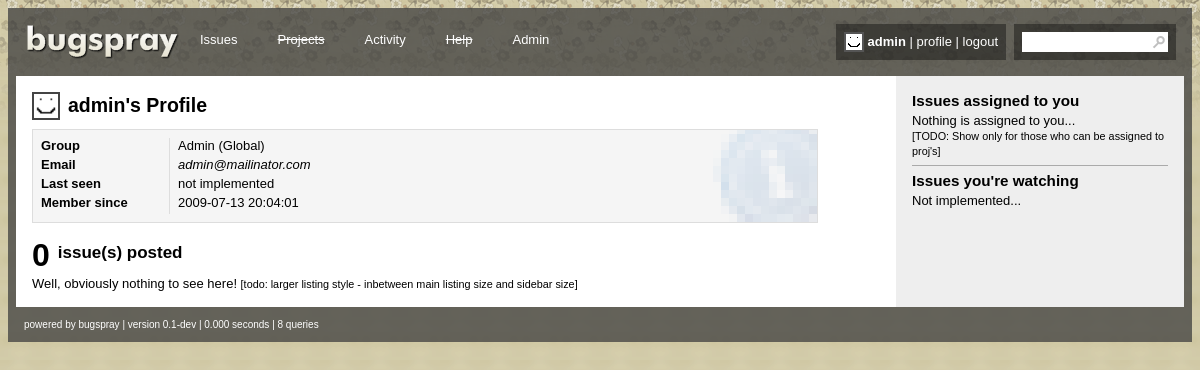
Page /app/profile.php?u=1 (signed in) on the committed database.
### tables this page shows
CREATE TABLE IF NOT EXISTS `users` (
  `id` int(11) NOT NULL AUTO_INCREMENT,
  `username` varchar(24) NOT NULL,
  `displayname` varchar(24) NOT NULL,
  `password` varchar(128) NOT NULL,
  `password_salt` varchar(128) NOT NULL,
  `group` int(11) NOT NULL DEFAULT '1',
  `when_registered` datetime NOT NULL,
  `banned` tinyint(1) NOT NULL DEFAULT '0',
  `email` varchar(128) NOT NULL,
  `email_show` tinyint(1) NOT NULL DEFAULT '0',
  `website` varchar(128) NOT NULL,
  `avatar_type` int(11) NOT NULL,
  `avatar_location` varchar(128) NOT NULL,
  `num_posted_issues` int(11) NOT NULL,
  `num_posted_comments` int(11) NOT NULL,
  PRIMARY KEY (`id`)
);

CREATE TABLE IF NOT EXISTS `groups` (
  `id` int(11) NOT NULL AUTO_INCREMENT,
  `name` varchar(20) NOT NULL,
  `global_admin` tinyint(1) NOT NULL,
  PRIMARY KEY (`id`)
);

### app/profile.php (the view, shortened to what this page needs)
<?php
include("functions.php");
template_top('account');
$id = escape_smart($_GET['u']);
$profile = db_query_single("SELECT users.*, groups.name AS group_name FROM users LEFT JOIN groups ON groups.id = users.group WHERE users.id = '$id'");
?>
<header id="profile_header">
	<div class="avatar_large">
		<img src="<?php echo getav($id); ?>" />
	</div>
	<div class="heading">
		<h2><?php echo $profile['username']; ?>'s Profile</h2>
	</div>
</header>
<section id="profile_overview">
	<dl id="profile_listing" class="ibox_details">
		<dt>Group</dt>
			<dd>
				<?php echo $profile['group_name']; ?>
			</dd>
		<dt>Email</dt>
			<dd>
				<?php
					if ($profile['email_show'] || isadmin())
					{
						if (!$profile['email_show'])
						{
							echo '<span style="font-style:italic;">'.$profile['email'].'</span>';
						}
						else
						{
							echo $profile['email'];
						}
					}
					else
					{
						echo '<span style="font-style:italic;">(hidden)</span>';
					}
				?>
			</dd>
		<dt>Last seen</dt>
			<dd>
				not implemented
			</dd>
		<dt>Member since</dt>
			<dd>
				<?php echo timehtml5($profile['when_registered']); ?>
			</dd>
	</dl>
</section>
<section id="profile_issues">
	<header>
		<h3>
			<span class="label">Issue(s) posted</span>
			<span class="num"><?php echo $profile['num_posted_issues']; ?></span>
		</h3>
	</header>
	<?php
	$result_issues_profile = db_query("SELECT * FROM issues WHERE author = '$id' ORDER BY num_comments DESC");
	if (mysql_num_rows($result_issues_profile) > 0)
	{
		echo '<div style="font-size:12px;">';
		while ($issue_profile = mysql_fetch_array($result_issues_profile))
		{
			echo '
			<div class="fl" style="background:#ddd;font-weight:bold;padding:4px 6px;width:16px;text-align:center;margin-right:8px;">'.$issue_profile['num_comments'].'</div>
			<div class="fl" style="margin-top:4px;"><a href="view_issue.php?id='.$issue_profile['id'].'">'.$issue_profile['name'].'</a></div>';
		}
		echo '<div class="fc"></div>
		</div>';
	}
	else
	{
		echo 'Well, obviously nothing to see here!';
	}
	?>
	<small>[todo: larger listing style - inbetween main listing size and sidebar size]</small>
</section>
<?php
template_bottom();
?>

### app/template.php (shortened to what this page needs)
<?php
function template_top($hi)
{
?>
<!DOCTYPE html>
<html lang="en">
	<head>
		<link rel="stylesheet" type="text/css" href="img/style.css" />
	</head>
	<body>
		<div id="global_wrapper">
			<header id="header">
				<hgroup class="logo">
					<h1><a href="index.php"><img src="img/logo.png" alt="bugspray" /></a></h1>
				</hgroup>
				<nav>
					<ul>
						<?php
						$menu = array(
							array(
								'id' => 'issues',
								'name' => 'Issues',
								'url' => 'index.php'
							),
							array(
								'id' => 'projects',
								'name' => 'Projects'
							),
							array(
								'id' => 'activity',
								'name' => 'Activity',
								'url' => 'activity.php'
							),
							array(
								'id' => 'help',
								'name' => 'Help'
							),
							array(
								'id' => 'admin',
								'name' => 'Admin',
								'show' => isadmin(),
								'url' => 'admin.php'
							),
						);
						foreach ($menu as $link)
						{
							echo '<li id="menu_'.$link['id'].'"'.($hi==$link['id']?' class="sel"':'').'><a href="'.(isset($link['url'])?$link['url']:'javascript:void(0)').'">'.(isset($link['url'])?'':'<s>').''.$link['name'].''.(isset($link['url'])?'':'</s>').'</a></li>';
						}
						?>
					</ul>
				</nav>
				<form id="search_wrapper">
					<input type="text" name="search" />
				</form>
				<div id="user_wrapper">
					<div id="user_left">
						<div class="avatar">
							<?php echo '<img src="'.(isloggedin()?getav($_SESSION['uid']):'img/guest.png').'" alt="" />'; ?>
						</div>
					</div>
					<div id="user_right">
						<?php
						if (isloggedin())
							echo '<b>'.$_SESSION['username'].'</b> | <a href="profile.php">profile</a> | <a href="user_logout.php">logout</a>';
						else
							echo '<b>Guest</b> | <a href="user_login.php">login</a> | <a href="user_register.php">register</a>';
						?>
					</div>
				</div>
			</header>
			<div id="content_wrap">
				<section id="content">
<?php
}
function template_bottom()
{
?>
				</section>
			</div>
			<aside id="sidebar">
			</aside>
			<footer id="footer">
				powered by bugspray | version 0.1-dev | <?php  echo footerinfo('time').' | '.footerinfo('queries'); ?>
			</footer>
		</div>
	</body>
</html>
<?php
}
function template_sidebar()
{
	include("sidebar.php");
}
?>

### app/functions.php (shortened to what this page needs)
<?php
$starttime = explode(' ', microtime());
$starttime = $starttime[1] + $starttime[0];
include("template.php");
function db_query($query)
{
	$result = mysql_query($query);
	return $result;
}
function db_query_single($query)
{
	$array = mysql_fetch_array(db_query($query." LIMIT 1"));
	return $array;
}
function query_uid($id)
{
	global $queries_uid;
	if (!$queries_uid[$id])
	{
		$queries_uid[$id] = db_query_single("SELECT * FROM users WHERE id = $id");
	}
	return $queries_uid[$id];
}
function getav($id)
{
	$q = query_uid($id);
	return $q['avatar_location'];
}
function isexistinguser($uname,$pwd)
{
	$uname = escape_smart($uname);
	$result = db_query("SELECT * FROM users WHERE username = '$uname'");
	$hit = 0;
	$rowcounted = false;
	$salt = '';
	while($row = mysql_fetch_array($result))
	{
		$salt = $row['password_salt'];
		if (!$rowcounted && $hit != -1)
		{
			if ($uname == $row['username'])
			{
				$hit = 2;
			}
		}
		else
		{
			$hit = -1;
		}
		$uid = $row['id'];
	}
	return array('hit'=>$hit,'salt'=>$salt,'uid'=>$uid);
}
function isloggedin()
{
	$sessionactive = isset($_SESSION['username']) && isset($_SESSION['password']) && isset($_SESSION['uid']);
	if ($sessionactive)
	{
		if (isexistinguser($_SESSION['username'], $_SESSION['password']) == 2)
		{
			unset($_SESSION['username']);
			unset($_SESSION['password']);
			unset($_SESSION['uid']);
			return false;
		}
		else
		{
			return true;
		}
	}
	else
	{
		return false;
	}
}
function genpass($salt,$pwd)
{
    return hash('whirlpool',$salt.$pwd);
}
function isadmin()
{
	if (isset($_SESSION['username']))
	{
		$q = query_uid($_SESSION['uid']);
		$g = $q['group'];
		$q2 = db_query_single("SELECT global_admin FROM groups WHERE id = $g");
		return $q2[0];
	}
	else
	{
		return 0;
	}
}
function escape_smart($value)
{
	if (!is_numeric($value))
	{
		$value = mysql_real_escape_string($value);
	}
	return $value;
}
function timehtml5($timestamp,$pubdate=false,$innerhtml='[nothingatall]')
{
	$timestamporig = $timestamp;
	if (gettype($timestamp) == 'string')
	{
		$timestamp = strtotime($timestamp);
	}
	$datetime = date(DATE_W3C,$timestamp);
	if ($innerhtml != '[nothingatall]')
	{
		return '<time'.($pubdate?' pubdate':'').' datetime="'.$datetime.'">'.$innerhtml.'</time>';
	}
	else
	{
		return '<time'.($pubdate?' pubdate':'').' datetime="'.$datetime.'">'.$timestamporig.'</time>';
	}
}
function footerinfo($want)
{
	global $db_queries, $starttime;
	$ret = '';
	switch ($want)
	{
		case 'time':
			$mtime = explode(' ', microtime());
			$totaltime = $mtime[0] + $mtime[1] - $starttime;
			$ret = sprintf('%.3f',$totaltime).' seconds';
			break;
		case 'queries':
			if (!isset($db_queries))
			{
				$ret = '0 queries';
			}
			else
			{
				$ret = $db_queries;
				if ($ret == 1)
					$ret .= ' query';
				else
					$ret .= ' queries';
			}
			break;
	}
	return $ret;
}
?>

### app/img/style.css (style rules this page uses)
body { background:url('bg/main.png'); }
body,td { font-family:helvetica,arial,sans-serif; font-size:13px; }
header,section,footer,aside,nav,article,figure { display:block; }
a { color:#4183C4; text-decoration:none; }
ul { padding-left:32px; }
img { border:none; }
#global_wrapper { background:url('bg/wrapper.png'); padding:8px; }
#header { padding:8px; margin-bottom:8px; }
#header hgroup { float:left; }
#header hgroup h1 { margin:0px; height:36px; overflow:hidden; }
#header nav { color:#fff; float:left; padding-top:4px; }
#header nav ul { list-style:none; padding:0px; margin:0px; }
#header nav ul li { float:left; margin:0px 16px; padding:4px; }
#header nav ul li a { color:#fff; }
#search_wrapper { float:right; background:url('bg/menusel2.png'); color:#fff; padding:8px; height:20px; margin-left:8px; }
#search_wrapper input { border:0px; font-size:11px; padding:2px; background:#fff url('search.png') no-repeat right; width:142px; height:16px; -moz-border-radius:0px !important; -webkit-border-radius:0px !important; border-radius:0px !important; }
#user_wrapper { float:right; background:url('bg/menusel2.png'); color:#fff; padding:8px; height:20px; }
#user_left { float:left; }
#user_right { float:left; padding:2px 0px 0px 4px; }
#user_right a { color:#fff; }
#content_wrap { float:left; width:100%; min-width:500px; margin-right:-288px; background:#fff url('sidebar.png') repeat-y top right; }
#content { margin-right:289px; padding:16px; }
#sidebar { float:left; width:256px; padding:16px; }
#footer { margin-top:8px; color:#fff; font-size:10px; padding:4px 8px; }
h2 { margin:0px 0px 12px 0px; }
h3,h4,h5 { margin:0px 0px 4px 0px; }
input[type=text], input[type=password], textarea, select { border:1px solid #bbb; font-size:13px; font-family:helvetica,arial,sans-serif; background:#fff url('bg/form.png') repeat-x; -moz-border-radius:3px; -webkit-border-radius:3px; border-radius:3px; padding:4px; }
.avatar, .avatar_large { border:2px solid #444; }
.avatar, .avatar img { width:16px; height:16px; }
.avatar_large, .avatar_large img { width:24px; height:24px; }
#user_wrapper .avatar { border-color:#555; }
.ibox_generic, .ibox_details, .ibox_comment, .ibox_alert, .ibox_error { background:#f5f5f5; border:1px solid #ddd; padding:8px; }
.ibox_details { width:768px; background-image:url(bgcom/details.png); background-repeat:no-repeat; background-position:bottom right; }
dl.ibox_details { margin:0px; }
dl.ibox_details dt { float:left; clear:left; border-right:1px solid #ddd; font-weight:bold; padding-bottom:4px; }
dl.ibox_details dd { position:relative; left:8px; padding-bottom:4px; }
#profile_header .avatar_large { float:left; margin-right:8px; }
#profile_header .heading { float:left; margin-top:2px; }
#profile_overview { margin-bottom:16px; }
#profile_listing dt { width:128px; }
#profile_issues header .num { float:left; font-size:32px; margin-right:8px; position:relative; top:-2px; }
#profile_issues header .label { position:relative; top:4px; text-transform:lowercase; font-size:17px; }

### rows in the picture
users: name "Admin", avatar_location (placeholder picture), username "admin", groups.name "Admin (Global)", email "admin@mailinator.com", when_registered "2009-07-13 20:04:01", num_posted_issues "0"

### other values in the picture
$link['name'] "Issues"
$link['name'] "Projects"
$link['name'] "Activity"
$link['name'] "Help"
$_SESSION['username'] "admin"
footerinfo('time') "0.000 seconds"
footerinfo('queries') "8 queries"
